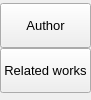
                 <widget class="QFrame" name="extraRightBox">
                  <property name="minimumSize">
                   <size>
                    <width>0</width>
                    <height>0</height>
                   </size>
                  </property>
                  <property name="maximumSize">
                   <size>
                    <width>0</width>
                    <height>16777215</height>
                   </size>
                  </property>
                  <property name="frameShape">
                   <enum>QFrame::NoFrame</enum>
                  </property>
                  <property name="frameShadow">
                   <enum>QFrame::Raised</enum>
                  </property>
                  <layout class="QVBoxLayout" name="verticalLayout_7">
                   <property name="spacing">
                    <number>0</number>
                   </property>
                   <property name="leftMargin">
                    <number>0</number>
                   </property>
                   <property name="topMargin">
                    <number>0</number>
                   </property>
                   <property name="rightMargin">
                    <number>0</number>
                   </property>
                   <property name="bottomMargin">
                    <number>0</number>
                   </property>
                   <item>
                    <widget class="QFrame" name="themeSettingsTopDetail">
                     <property name="maximumSize">
                      <size>
                       <width>16777215</width>
                       <height>3</height>
                      </size>
                     </property>
                     <property name="frameShape">
                      <enum>QFrame::NoFrame</enum>
                     </property>
                     <property name="frameShadow">
                      <enum>QFrame::Raised</enum>
                     </property>
                    </widget>
                   </item>
                   <item>
                    <widget class="QFrame" name="contentSettings">
                     <property name="frameShape">
                      <enum>QFrame::NoFrame</enum>
                     </property>
                     <property name="frameShadow">
                      <enum>QFrame::Raised</enum>
                     </property>
                     <layout class="QVBoxLayout" name="verticalLayout_13">
                      <property name="spacing">
                       <number>0</number>
                      </property>
                      <property name="leftMargin">
                       <number>0</number>
                      </property>
                      <property name="topMargin">
                       <number>0</number>
                      </property>
                      <property name="rightMargin">
                       <number>0</number>
                      </property>
                      <property name="bottomMargin">
                       <number>0</number>
                      </property>
                      <item alignment="Qt::AlignTop">
                       <widget class="QFrame" name="topMenus">
                        <property name="frameShape">
                         <enum>QFrame::NoFrame</enum>
                        </property>
                        <property name="frameShadow">
                         <enum>QFrame::Raised</enum>
                        </property>
                        <layout class="QVBoxLayout" name="verticalLayout_14">
                         <property name="spacing">
                          <number>0</number>
                         </property>
                         <property name="leftMargin">
                          <number>0</number>
                         </property>
                         <property name="topMargin">
                          <number>0</number>
                         </property>
                         <property name="rightMargin">
                          <number>0</number>
                         </property>
                         <property name="bottomMargin">
                          <number>0</number>
                         </property>
                         <item>
                          <widget class="QPushButton" name="btn_author">
                           <property name="sizePolicy">
                            <sizepolicy hsizetype="Expanding" vsizetype="Fixed">
                             <horstretch>0</horstretch>
                             <verstretch>0</verstretch>
                            </sizepolicy>
                           </property>
                           <property name="minimumSize">
                            <size>
                             <width>0</width>
                             <height>45</height>
                            </size>
                           </property>
                           <property name="font">
                            <font>
                             <family>Segoe UI</family>
                             <pointsize>10</pointsize>
                             <weight>50</weight>
                             <italic>false</italic>
                             <bold>false</bold>
                            </font>
                           </property>
                           <property name="cursor">
                            <cursorShape>PointingHandCursor</cursorShape>
                           </property>
                           <property name="layoutDirection">
                            <enum>Qt::LeftToRight</enum>
                           </property>
                           <property name="styleSheet">
                            <string notr="true">background-image: url(:/icons/images/icons/cil-user.png);</string>
                           </property>
                           <property name="text">
                            <string>Author</string>
                           </property>
                          </widget>
                         </item>
                         <item>
                          <widget class="QPushButton" name="btn_related">
                           <property name="sizePolicy">
                            <sizepolicy hsizetype="Expanding" vsizetype="Fixed">
                             <horstretch>0</horstretch>
                             <verstretch>0</verstretch>
                            </sizepolicy>
                           </property>
                           <property name="minimumSize">
                            <size>
                             <width>0</width>
                             <height>45</height>
                            </size>
                           </property>
                           <property name="font">
                            <font>
                             <family>Segoe UI</family>
                             <pointsize>10</pointsize>
                             <weight>50</weight>
                             <italic>false</italic>
                             <bold>false</bold>
                            </font>
                           </property>
                           <property name="cursor">
                            <cursorShape>PointingHandCursor</cursorShape>
                           </property>
                           <property name="layoutDirection">
                            <enum>Qt::LeftToRight</enum>
                           </property>
                           <property name="styleSheet">
                            <string notr="true">background-image: url(:/icons/images/icons/cil-link.png);</string>
                           </property>
                           <property name="text">
                            <string>Related works</string>
                           </property>
                          </widget>
                         </item>
                        </layout>
                       </widget>
                      </item>
                     </layout>
                    </widget>
                   </item>
                  </layout>
                 </widget>
